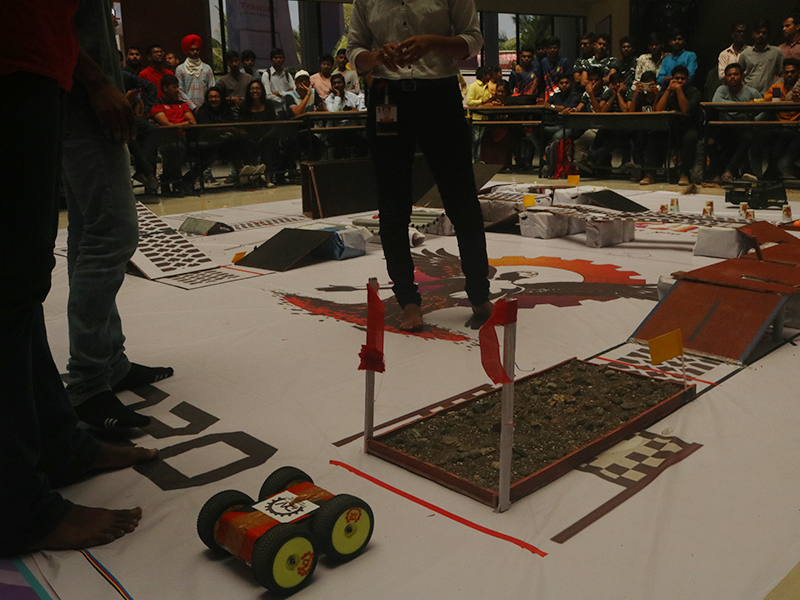
#> input picture assets/img/gallery/5.jpg, 800 x 600 px; its folder holds 4 pictures in this run
$ jupyter execute 'Auto Image Processing.ipynb'
#> lines starting #> are read from the running program, lines starting #| are printed output that depends on the picture
[cell 1]
import numpy as np
import cv2
import os
import random
import re

[cell 2]
def get_image_filenames():
    images = []
    for i in os.listdir():
        if re.match(r'^.+\.(jpg|png|jpeg)$' , i):
            images.append(i)
#> pass 2 of the loop in get_image_filenames, `for i in os.listdir():`:
    return images

<h3>Renaming the images</h3>
Used to rename new , improperly named images. Changes the name of images to an integer.

[cell 3]
#rename driver
images = sorted(get_image_filenames(),key = lambda x: int(x.split('.')[0]))
print(images)
print("Where to start renaming from ?")
start = int(input())
#> the answer given: 3
for i in range(len(images)):
    os.rename(images[i],'{}.{}'.format(start,images[i].split('.')[1]))
    start += 1

<h3>Resizing images</h3>
Use to resize new, properly renamed images<br>

[cell 4]
print("Enter the target width resolution")
width = int(input())
#> the answer given: 100
#> pass 2 of the loop in get_image_filenames, `for i in os.listdir():`:

[cell 5]
def resizer(filename, width):
    im = cv2.imread(filename)
    height = int(im.shape[0]*width/im.shape[1])
    im = cv2.resize(im, (width, height), 0, 0, cv2.INTER_AREA)
    return im

[cell 6]
#resize driver
images = sorted(get_image_filenames(),key=lambda x:int(x.split('.')[0]))
print("Enter number to start from")
start = int(input())
#> the answer given: 3
for i in range(len(images)):
    img = resizer(images[i], width)
#> in resizer, im is the input picture: shape (600, 800, 3); mean B, G, R 55.6, 68.4, 80.5
#> in resizer, `im = cv2.resize(im, (width, height), 0, 0, cv2.INTER_AREA)`:
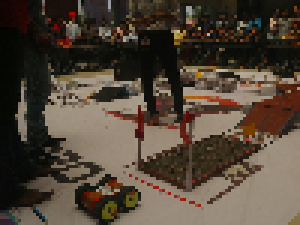
#> im: shape (75, 100, 3) (shown 3 times larger); mean B, G, R 55.9, 68.7, 80.7
    _ = cv2.imwrite('{}.{}'.format(start,images[i].split('.')[1]), img)
    start += 1
#> pass 2 of the loop `for i in range(len(images)):`:
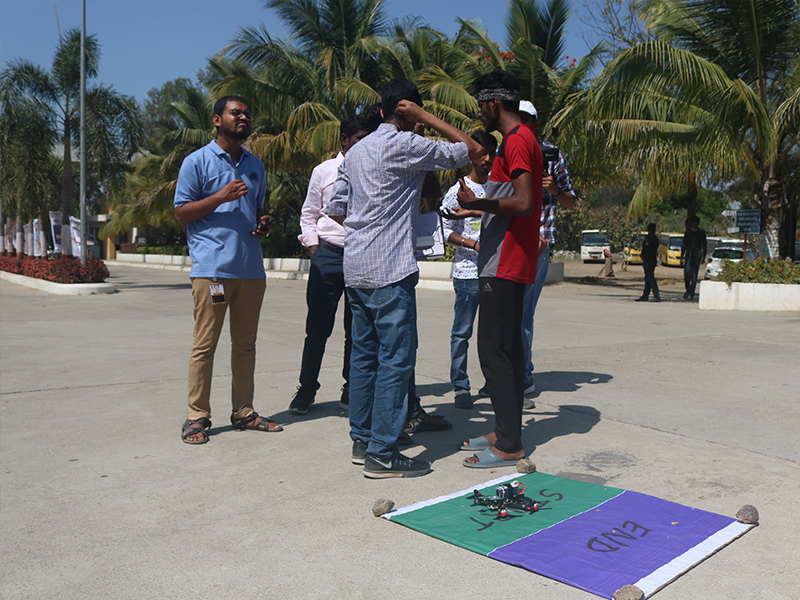
#> input picture assets/img/gallery/6.jpg, 800 x 600 px
#> in resizer, im is the input picture: shape (600, 800, 3); mean B, G, R 114.7, 114.8, 113
#> in resizer (call 2), `im = cv2.resize(im, (width, height), 0, 0, cv2.INTER_AREA)`:
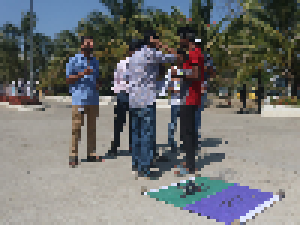
#> im: shape (75, 100, 3) (shown 3 times larger); mean B, G, R 115, 115.1, 113.3
#> pass 2 of the loop in get_image_filenames, `for i in os.listdir():`:

<h3>HTML container generator</h3>

[cell 7]
#creating the container template
container = '''<div class="col-lg-4 col-md-6 gallery-item filter-{filter}">
    <img src="assets/img/gallery/{filename}" class="img-fluid" alt="">
</div>
'''

print(container.format(filter="some_filter", filename="some_pic.jpg"), end="")

<hr><h4>The current filters are :</h4>
<ul>
    <li><pre>home       : Pragyaa 2.0</pre></li>
    <li><pre>beach      : Roboprix 2020</pre></li>
    <li><pre>vacation   : Waves 2020</pre></li>
</ul>

[cell 8]
#list generator
def generate():
    names = sorted(get_image_filenames(), key= lambda x:int(x.split('.')[0]))
    print('Enter filter')
    fil = input()
    print('Enter folder name')
    fol = input()
    containers = []
    for i in range(len(names)):
        containers.append(container.format(filter=fil, filename=fol+"/"+names[i]))
    return containers

[cell 9]
#Generation
list_of_divs = generate()
